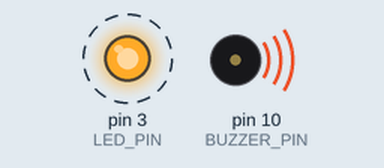
A sketch run on a simulated Arduino Uno, built with avr-gcc and run on an emulated ATmega328P. Shown: output pins drawn as LEDs (lit = HIGH), buzzer (waves = sounding). Dashed ring = blinking. What the sketch prints to the serial monitor is not drawn.

Above: at 0.5 s.
Timing chart, 0 to 4.6 s (numbered marks = the images above):
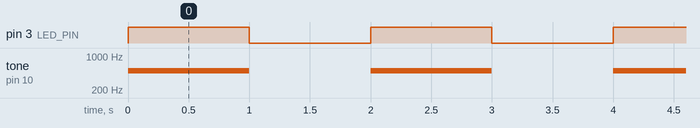

The sketch:

buzzertest.ino
```cpp
#define BUZZER_PIN 10 // the pin where the buzzer is connected
#define LED_PIN 3    // the pin where the onboard LED is connected

void setup()
{
    Serial.begin(9600);
    pinMode(BUZZER_PIN, OUTPUT);
    pinMode(LED_PIN, OUTPUT);
    Serial.println("Buzzer test ready");
}

void loop()
{
    tone(BUZZER_PIN, 500); // Send 5KHz sound signal...
    digitalWrite(LED_PIN, HIGH); // Turn on LED to indicate buzzer is active

    delay(1000);
    noTone(BUZZER_PIN);     // Stop sound...
    digitalWrite(LED_PIN, LOW); // Turn off LED to indicate buzzer is inactive
    delay(1000);
}
```

Measured:
- by itself, pin 3 (LED_PIN): alternates HIGH for 1.0 s and LOW for 1.0 s
- by itself, tone on pin 10 (BUZZER_PIN): alternates 500 Hz for 1.0 s and silent for 1.0 s
